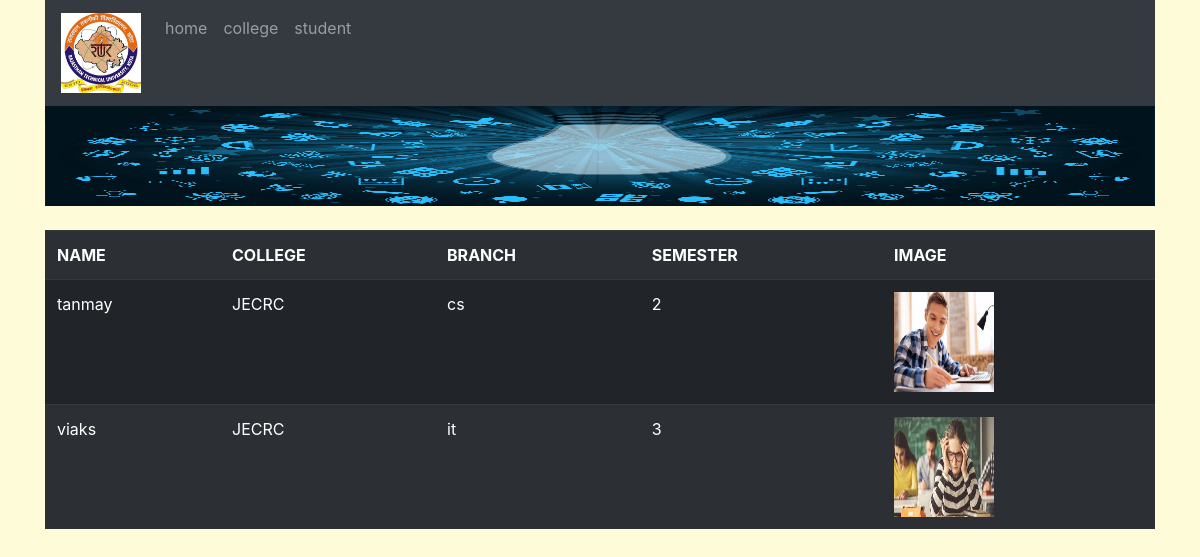
/college/1, run on the app's committed database.
### College/models.py (models this page shows, shortened)
class Student(models.Model):
    name= models.CharField(max_length=256)
    college= models.ForeignKey(College,on_delete=models.CASCADE)
    branch= models.CharField(max_length=25)
    semester= models.IntegerField()
    student_image = models.ImageField(upload_to= 'student/')

class College(models.Model):
    name = models.CharField(max_length=256)
    principal = models.CharField(max_length=100)
    location = models.CharField(max_length=256)
    college_image = models.ImageField(upload_to = 'college/')
    def __str__(self):
        return '{}'.format(self.name)

### College/views.py (the view)
# urls.py: path('college/<int:id>',views.college_student,name='college_student'),
def college_student(request,id):
    collegedata = College.objects.get(id =id)
    studentdata = Student.objects.filter(college = collegedata)
    return render(request,'college/studentdata.html',{'S':studentdata ,'title':'CollegeDetails'})

### templates/college/studentdata.html (shortened to what this page needs)
{% extends 'college/base.html' %}
{% load static %}
    {% block content %}
      <div class="container">
      <br>
      <table class="table table-striped table-hover  table-dark">
        <th>NAME</th>
        <th>COLLEGE</th>
        <th>BRANCH</th>
        <th>SEMESTER</th>
        <th>IMAGE</th>
        {% for i in S %}
        <tr>
          <td>{{i.name}}</td>
          <td>{{i.college}}</td>
          <td>{{i.branch}}</td>
          <td>{{i.semester}}</td>
          <td> <img class="table_images" src="{{i.student_image.url}}" alt="not found"> </td>
        </tr>
        {% endfor %}
      </table>
    </div>
    {% endblock %}

### templates/college/base.html (style rules this page uses)
.table_images { width: 100px ; height:100px; }
body { background-color: #fefbd8; }

### data on the page
Student: name "tanmay", college "JECRC", branch "cs", semester "2", student_image (picture)
Student: name "viaks", college "JECRC", branch "it", semester "3", student_image (picture)
